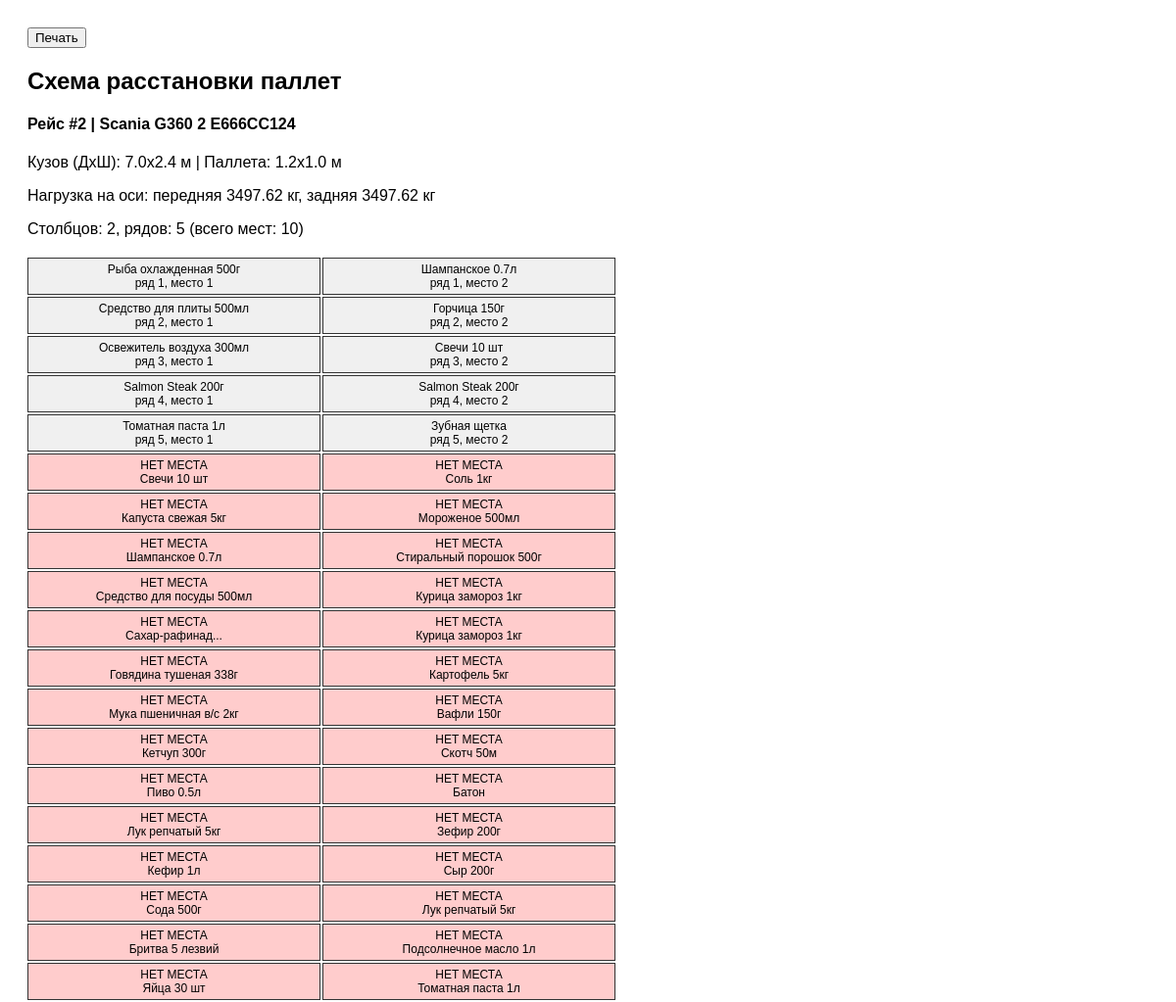
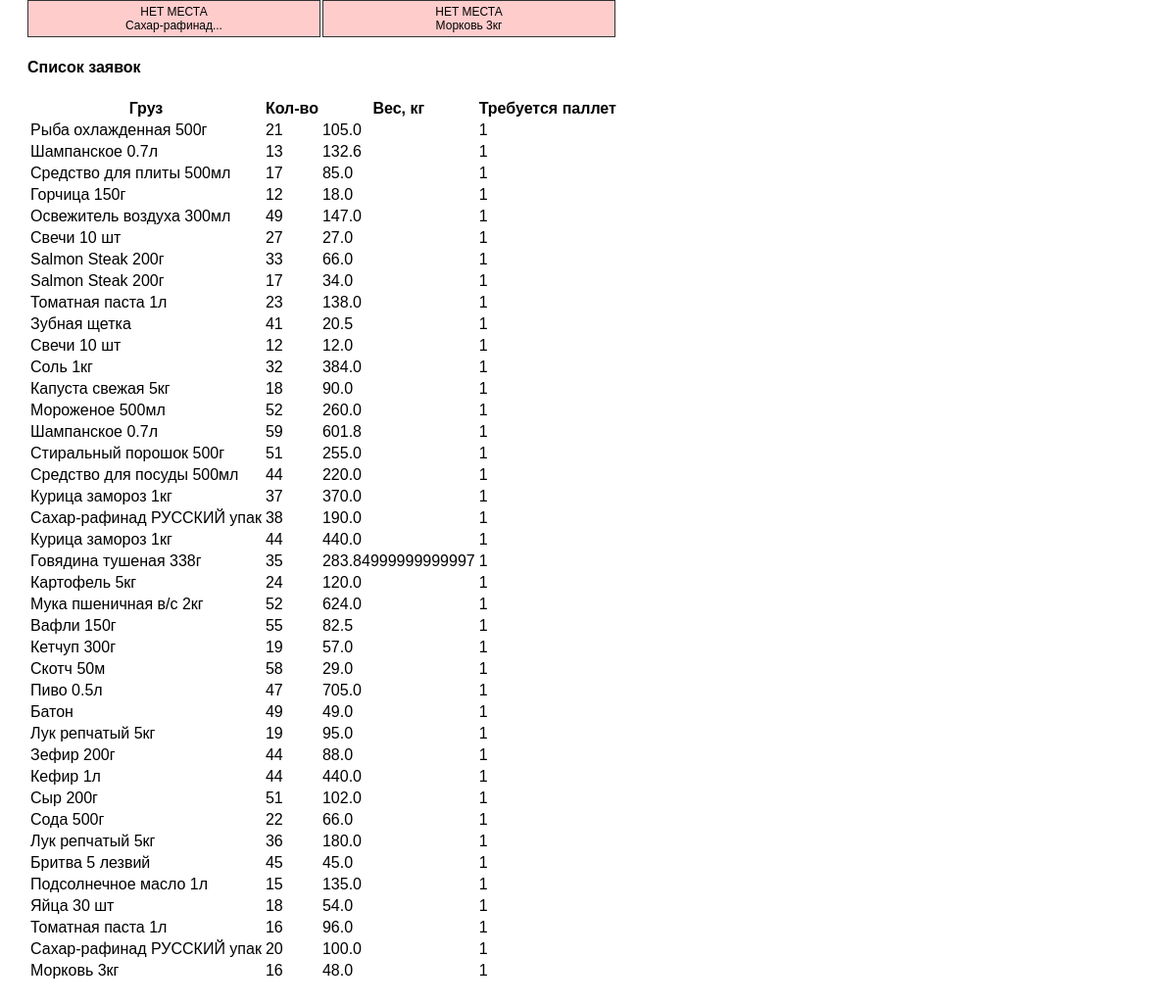
The app's page /route/2/print_load with its own data (2 pictures, top to bottom).
### models.py (models this page shows)
class Route(db.Model):
    id = db.Column(db.Integer, primary_key=True)
    vehicle_id = db.Column(db.Integer, db.ForeignKey('vehicle.id'))
    created = db.Column(db.DateTime, default=datetime.utcnow)
    distance_km = db.Column(db.Float)
    duration_min = db.Column(db.Float)
    waypoints = db.Column(db.Text)
    route_geojson = db.Column(db.Text)
    axle_front = db.Column(db.Float)
    axle_rear = db.Column(db.Float)

class Vehicle(db.Model):
    id = db.Column(db.Integer, primary_key=True)
    name = db.Column(db.String(50))
    plate = db.Column(db.String(20))
    max_weight = db.Column(db.Float)
    length = db.Column(db.Float)
    width = db.Column(db.Float)
    height = db.Column(db.Float)
    pallet_length = db.Column(db.Float, default=1.2)
    pallet_width = db.Column(db.Float, default=0.8)
    status = db.Column(db.String(20), default='available')

class RequestItem(db.Model):
    id = db.Column(db.Integer, primary_key=True)
    order_request_id = db.Column(db.Integer, db.ForeignKey('order_request.id'), nullable=False)
    product_id = db.Column(db.Integer, db.ForeignKey('product.id'), nullable=True)
    cargo_name = db.Column(db.String(100), nullable=False)
    quantity = db.Column(db.Integer, default=1)
    length = db.Column(db.Float)
    width = db.Column(db.Float)
    height = db.Column(db.Float)
    weight = db.Column(db.Float)
    total_volume = db.Column(db.Float)
    total_weight = db.Column(db.Float)

### app.py (the view)
@app.route('/route/<int:route_id>/print_load')
def print_load(route_id):
    route = Route.query.get_or_404(route_id)
    vehicle = Vehicle.query.get(route.vehicle_id)
    orders = OrderRequest.query.filter_by(route_id=route_id).all()
    cargo = []
    for o in orders:
        for item in o.items:
            np = pallets_needed(item, vehicle)
            cargo.append({
                'name': item.cargo_name,
                'qty': item.quantity,
                'weight': item.total_weight,
                'pallets': np
            })
    if vehicle.pallet_width and vehicle.pallet_length:
        cols = int(vehicle.width // vehicle.pallet_width)
        rows = int(vehicle.length // vehicle.pallet_length)
    else:
        cols = rows = 0
    total_slots = cols * rows if cols and rows else 0
    placements = []
    current = 0
    for item in cargo:
        for _ in range(item['pallets']):
            if current < total_slots:
                row = current // cols
                col = current % cols
                placements.append({'name': item['name'], 'row': row, 'col': col})
                current += 1
            else:
                placements.append({'name': item['name'], 'row': -1, 'col': -1, 'error': True})
    return render_template('print_load.html',
                           route=route, vehicle=vehicle, cargo=cargo,
                           axle_front=route.axle_front, axle_rear=route.axle_rear,
                           placements=placements, cols=cols, rows=rows)

### app.py (called while the page is built)
def pallets_needed(item, vehicle):
    if not vehicle.pallet_length or not vehicle.pallet_width:
        return 1
    pallet_area = vehicle.pallet_length * vehicle.pallet_width
    pallet_max_height = vehicle.height
    pallet_volume = pallet_area * pallet_max_height
    total_vol = item.total_volume
    if total_vol <= 0:
        return 1
    n = math.ceil(total_vol / pallet_volume)
    return max(1, n)

### templates/print_load.html (shortened to what this page needs)
<!DOCTYPE html>
<html>
<head>
</head>
<body>
<button onclick="window.print()" class="print-btn">Печать</button>
<h2>Схема расстановки паллет</h2>
<h4>Рейс #{{ route.id }} | {{ vehicle.name }} {{ vehicle.plate }}</h4>
<p>Кузов (ДxШ): {{ vehicle.length }}x{{ vehicle.width }} м | Паллета: {{ vehicle.pallet_length }}x{{ vehicle.pallet_width }} м</p>
<p>Нагрузка на оси: передняя {{ axle_front }} кг, задняя {{ axle_rear }} кг</p>
{% if cols and rows %}
<p>Столбцов: {{ cols }}, рядов: {{ rows }} (всего мест: {{ cols * rows }})</p>
<div class="floor-plan" style="grid-template-columns: repeat({{ cols }}, 1fr);">
    {% for p in placements %}
    <div class="slot{% if p.error %} error{% endif %}">
        {% if not p.error %}
        {{ p.name | truncate(20) }}<br>
        ряд {{ p.row+1 }}, место {{ p.col+1 }}
        {% else %}
        НЕТ МЕСТА<br>{{ p.name | truncate(20) }}
        {% endif %}
    </div>
    {% endfor %}
</div>
{% else %}
<p>Не заданы размеры паллеты у машины.</p>
{% endif %}
<h4 class="mt-3">Список заявок</h4>
<table class="table table-sm">
    <tr><th>Груз</th><th>Кол-во</th><th>Вес, кг</th><th>Требуется паллет</th></tr>
    {% for item in cargo %}
    <tr><td>{{ item.name }}</td><td>{{ item.qty }}</td><td>{{ item.weight }}</td><td>{{ item.pallets }}</td></tr>
    {% endfor %}
</table>
</body>
</html>

### templates/print_load.html (style rules this page uses)
body { font-family: Arial; padding: 20px; }
.print-btn { display: block; margin-bottom: 10px; }
.floor-plan { display: grid; gap: 2px; margin-top: 20px; max-width: 600px; }
.slot { border: 1px solid #333; text-align: center; font-size: 12px; padding: 4px; background: #f0f0f0; word-break: break-all; }
.slot.error { background: #ffcccc; }

### records on screen
Route: id "2", axle_front "3497.62", axle_rear "3497.62"
Vehicle: name "Scania G360 2", plate "Е666СС124", length "7.0", width "2.4", pallet_length "1.2", pallet_width "1.0"
RequestItem: name "Рыба охлажденная 500г", row "1", col "1", qty "21", weight "105.0", pallets "1"
RequestItem: name "Шампанское 0.7л", row "1", col "2", qty "13", weight "132.6", pallets "1"
RequestItem: name "Средство для плиты 500мл", row "2", col "1", qty "17", weight "85.0", pallets "1"
RequestItem: name "Горчица 150г", row "2", col "2", qty "12", weight "18.0", pallets "1"
RequestItem: name "Освежитель воздуха 300мл", row "3", col "1", qty "49", weight "147.0", pallets "1"
RequestItem: name "Свечи 10 шт", row "3", col "2", qty "27", weight "27.0", pallets "1"
RequestItem: name "Salmon Steak 200г", row "4", col "1", qty "33", weight "66.0", pallets "1"
RequestItem: name "Salmon Steak 200г", row "4", col "2", qty "17", weight "34.0", pallets "1"
RequestItem: name "Томатная паста 1л", row "5", col "1", qty "23", weight "138.0", pallets "1"
RequestItem: name "Зубная щетка", row "5", col "2", qty "41", weight "20.5", pallets "1"
RequestItem: name "Свечи 10 шт", qty "12", weight "12.0", pallets "1"
RequestItem: name "Соль 1кг", qty "32", weight "384.0", pallets "1"
RequestItem: name "Капуста свежая 5кг", qty "18", weight "90.0", pallets "1"
RequestItem: name "Мороженое 500мл", qty "52", weight "260.0", pallets "1"
RequestItem: name "Шампанское 0.7л", qty "59", weight "601.8", pallets "1"
RequestItem: name "Стиральный порошок 500г", qty "51", weight "255.0", pallets "1"
RequestItem: name "Средство для посуды 500мл", qty "44", weight "220.0", pallets "1"
RequestItem: name "Курица замороз 1кг", qty "37", weight "370.0", pallets "1"
RequestItem: name "Сахар-рафинад...", name "Сахар-рафинад РУССКИЙ упак", qty "38", weight "190.0", pallets "1"
RequestItem: name "Курица замороз 1кг", qty "44", weight "440.0", pallets "1"
RequestItem: name "Говядина тушеная 338г", qty "35", weight "283.84999999999997", pallets "1"
RequestItem: name "Картофель 5кг", qty "24", weight "120.0", pallets "1"
RequestItem: name "Мука пшеничная в/с 2кг", qty "52", weight "624.0", pallets "1"
RequestItem: name "Вафли 150г", qty "55", weight "82.5", pallets "1"
RequestItem: name "Кетчуп 300г", qty "19", weight "57.0", pallets "1"
RequestItem: name "Скотч 50м", qty "58", weight "29.0", pallets "1"
RequestItem: name "Пиво 0.5л", qty "47", weight "705.0", pallets "1"
RequestItem: name "Батон", qty "49", weight "49.0", pallets "1"
RequestItem: name "Лук репчатый 5кг", qty "19", weight "95.0", pallets "1"
RequestItem: name "Зефир 200г", qty "44", weight "88.0", pallets "1"
RequestItem: name "Кефир 1л", qty "44", weight "440.0", pallets "1"
RequestItem: name "Сыр 200г", qty "51", weight "102.0", pallets "1"
RequestItem: name "Сода 500г", qty "22", weight "66.0", pallets "1"
RequestItem: name "Лук репчатый 5кг", qty "36", weight "180.0", pallets "1"
RequestItem: name "Бритва 5 лезвий", qty "45", weight "45.0", pallets "1"
RequestItem: name "Подсолнечное масло 1л", qty "15", weight "135.0", pallets "1"
RequestItem: name "Яйца 30 шт", qty "18", weight "54.0", pallets "1"
RequestItem: name "Томатная паста 1л", qty "16", weight "96.0", pallets "1"
RequestItem: name "Сахар-рафинад...", name "Сахар-рафинад РУССКИЙ упак", qty "20", weight "100.0", pallets "1"
RequestItem: name "Морковь 3кг", qty "16", weight "48.0", pallets "1"

### other values on screen
{{ cols }} "2"
{{ rows }} "5"
{{ cols * rows }} "10"
